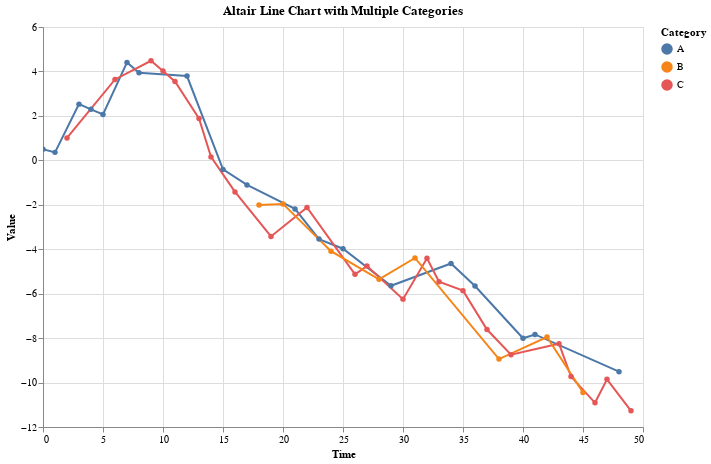

Notebook source saved alongside this figure:
### Markdown cell above
## 5. Altair Charts

Altair provides a declarative API for creating statistical visualizations.

### Code cell
random.seed(42)
np.random.seed(42)
# Create sample data for Altair
altair_data = pd.DataFrame(
    {
        "x": np.arange(50),
        "y": np.cumsum(np.random.randn(50)),
        "category": np.random.choice(["A", "B", "C"], 50),
    }
)

# Create an Altair chart
altair_chart = (
    alt.Chart(altair_data)
    .mark_line(point=True)
    .encode(
        x=alt.X("x:Q", title="Time"),
        y=alt.Y("y:Q", title="Value"),
        color=alt.Color("category:N", title="Category"),
        tooltip=["x", "y", "category"],
    )
    .properties(
        width=600,
        height=400,
        title="Altair Line Chart with Multiple Categories",
    )
    .interactive()
)

altair_chart

### Figure 1 — Vega-Lite specification as saved in the notebook (floating-point values rounded to 4 significant figures)
{"$schema": "https://vega.github.io/schema/vega-lite/v6.1.0.json", "config": {"view": {"continuousHeight": 300, "continuousWidth": 300}}, "data": {"name": "data-7db46b20f306a916a8f5f07403e0c6c6"}, "datasets": {"data-7db46b20f306a916a8f5f07403e0c6c6": [{"category": "A", "x": 0, "y": 0.4967}, {"category": "A", "x": 1, "y": 0.3584}, {"category": "C", "x": 2, "y": 1.006}, {"category": "A", "x": 3, "y": 2.529}, {"category": "A", "x": 4, "y": 2.295}, {"category": "A", "x": 5, "y": 2.061}, {"category": "C", "x": 6, "y": 3.64}, {"category": "A", "x": 7, "y": 4.408}, {"category": "A", "x": 8, "y": 3.938}, {"category": "C", "x": 9, "y": 4.481}, {"category": "C", "x": 10, "y": 4.017}, {"category": "C", "x": 11, "y": 3.551}, {"category": "A", "x": 12, "y": 3.793}, {"category": "C", "x": 13, "y": 1.88}, {"category": "C", "x": 14, "y": 0.1552}, {"category": "A", "x": 15, "y": -0.4071}, {"category": "C", "x": 16, "y": -1.42}, {"category": "A", "x": 17, "y": -1.106}, {"category": "B", "x": 18, "y": -2.014}, {"category": "C", "x": 19, "y": -3.426}, {"category": "B", "x": 20, "y": -1.96}, {"category": "A", "x": 21, "y": -2.186}, {"category": "C", "x": 22, "y": -2.119}, {"category": "A", "x": 23, "y": -3.543}, {"category": "B", "x": 24, "y": -4.088}, {"category": "A", "x": 25, "y": -3.977}, {"category": "C", "x": 26, "y": -5.128}, {"category": "C", "x": 27, "y": -4.752}, {"category": "B", "x": 28, "y": -5.353}, {"category": "A", "x": 29, "y": -5.644}, {"category": "C", "x": 30, "y": -6.246}, {"category": "B", "x": 31, "y": -4.394}, {"category": "C", "x": 32, "y": -4.407}, {"category": "C", "x": 33, "y": -5.465}, {"category": "A", "x": 34, "y": -4.642}, {"category": "C", "x": 35, "y": -5.863}, {"category": "A", "x": 36, "y": -5.654}, {"category": "C", "x": 37, "y": -7.614}, {"category": "B", "x": 38, "y": -8.942}, {"category": "C", "x": 39, "y": -8.745}, {"category": "A", "x": 40, "y": -8.007}, {"category": "A", "x": 41, "y": -7.836}, {"category": "B", "x": 42, "y": -7.951}, {"category": "C", "x": 43, "y": -8.252}, {"category": "C", "x": 44, "y": -9.731}, {"category": "B", "x": 45, "y": -10.45}, {"category": "C", "x": 46, "y": -10.91}, {"category": "C", "x": 47, "y": -9.854}, {"category": "A", "x": 48, "y": -9.511}, {"category": "C", "x": 49, "y": -11.27}]}, "encoding": {"color": {"field": "category", "title": "Category", "type": "nominal"}, "tooltip": [{"field": "x", "type": "quantitative"}, {"field": "y", "type": "quantitative"}, {"field": "category", "type": "nominal"}], "x": {"field": "x", "title": "Time", "type": "quantitative"}, "y": {"field": "y", "title": "Value", "type": "quantitative"}}, "height": 400, "mark": {"point": true, "type": "line"}, "params": [{"bind": "scales", "name": "param_1e9efca18e7a2868", "select": {"encodings": ["x", "y"], "type": "interval"}}], "title": "Altair Line Chart with Multiple Categories", "usermeta": {"embedOptions": {}}, "width": 600}
